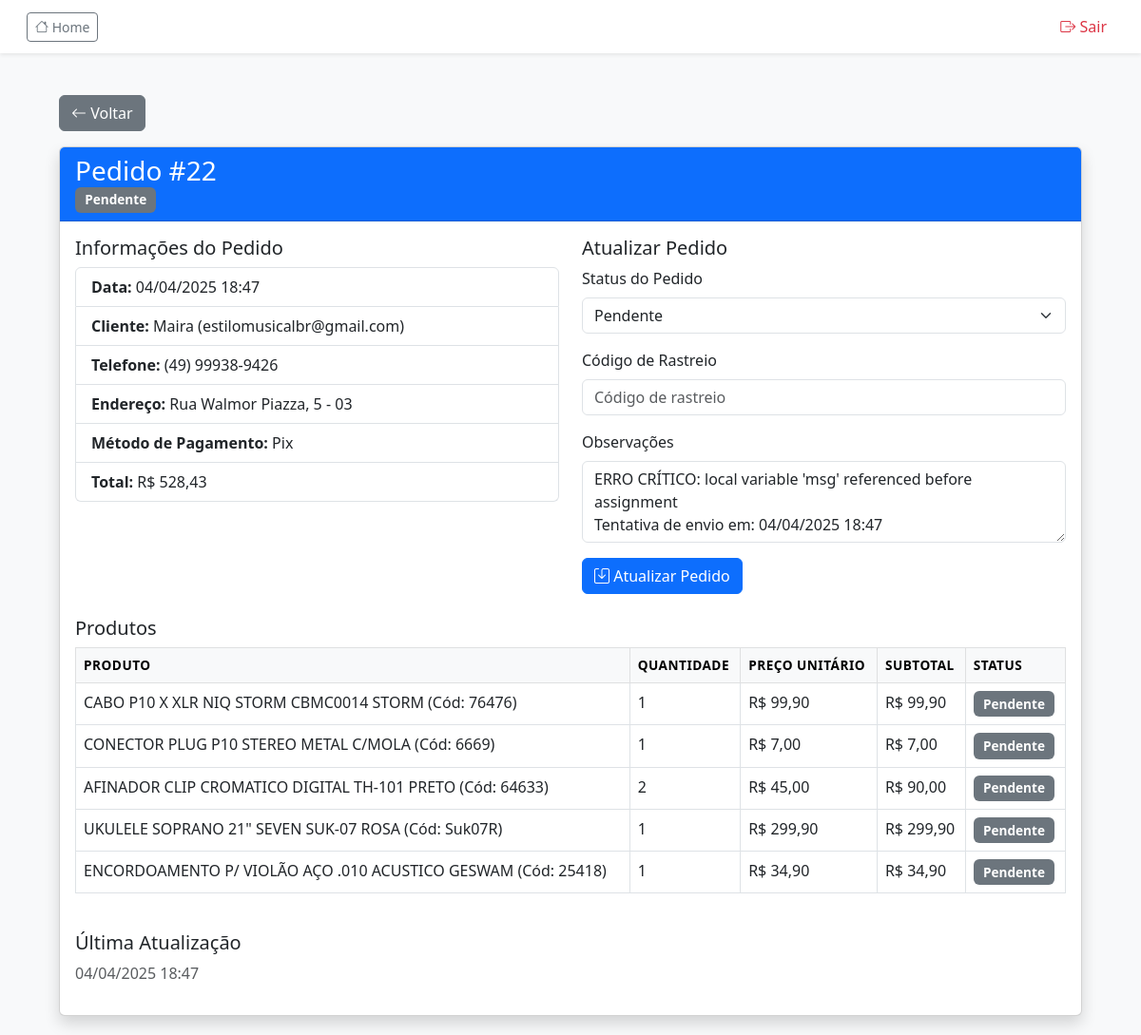
The page /admin/pedido/22 (signed in) on the database its author committed.
### app.py (models this page shows)
class Pedido(db.Model):
    __tablename__ = 'pedidos'
    id = db.Column(db.Integer, primary_key=True)
    cliente_nome = db.Column(db.String(100), nullable=False)
    cliente_email = db.Column(db.String(100), nullable=False)
    cliente_telefone = db.Column(db.String(20), nullable=False)
    cliente_endereco = db.Column(db.String(200), nullable=False)
    total = db.Column(db.Float, nullable=False)
    total_sem_desconto = db.Column(db.Float, nullable=False)
    desconto_aplicado = db.Column(db.Float, default=0.0)
    data_pedido = db.Column(db.DateTime, default=datetime.utcnow)
    usuario_id = db.Column(db.Integer, db.ForeignKey('users.id'), nullable=True)
    status = db.Column(db.String(20), default='pendente', nullable=False)
    observacoes = db.Column(db.Text, default='')  # Set default to empty string
    data_atualizacao = db.Column(db.DateTime, onupdate=datetime.utcnow)
    metodo_pagamento = db.Column(db.String(50), nullable=False)
    status_pagamento = db.Column(db.String(20), default='pendente')
    codigo_rastreio = db.Column(db.String(50))
    dados_pagamento = db.Column(db.Text)
    codigo_prime_utilizado = db.Column(db.String(50))
    valor_frete = db.Column(db.Float, default=0.0)  # Adicione este campo
    email_enviado = db.Column(db.Boolean, default=False)
    itens = db.relationship('ItemPedido', backref='pedido', lazy=True)
    comissoes = db.relationship('Comissao', back_populates='pedido', lazy=True)

class ItemPedido(db.Model):
    __tablename__ = 'itens_pedido'
    id = db.Column(db.Integer, primary_key=True)
    produto_codigo = db.Column(db.String(50), nullable=False)
    produto_nome = db.Column(db.String(200), nullable=False)
    quantidade = db.Column(db.Integer, nullable=False)
    preco_unitario = db.Column(db.Float, nullable=False)
    pedido_id = db.Column(db.Integer, db.ForeignKey('pedidos.id'), nullable=False)
    status = db.Column(db.String(20), default='pendente', nullable=False)

### app.py (the view)
@app.route('/admin/pedido/<int:pedido_id>')
@login_required
def admin_pedido_detalhes(pedido_id):
    if not current_user.is_admin:
        abort(403)
    pedido = Pedido.query.get_or_404(pedido_id)
    return render_template('admin_pedido_detalhes.html', pedido=pedido)

### app.py (called while the page is built)
@login_manager.user_loader
def load_user(user_id):
    return db.session.get(User, int(user_id))

@app.context_processor
def inject_cart_total():
    cart_total = sum(item['quantidade'] for item in session.get('carrinho', {}).values())
    return {'cart_total_items': cart_total}

@app.before_request
def proteger_sessao():
    session.modified = True
    if 'carrinho' not in session:
        session['carrinho'] = {}

@app.template_filter('brl')
def format_brl(value):
    try:
        return f'R$ {float(value):,.2f}'.replace(',', 'v').replace('.', ',').replace('v', '.')
    except (ValueError, TypeError):
        return 'R$ 0,00'

@app.context_processor
def inject_obter_estoque_produto():
    return {'obter_estoque_produto': obter_estoque_produto}

### templates/admin_pedido_detalhes.html (shortened to what this page needs)
{% extends "base.html" %}
{% block content %}
<div class="container mt-4">
    <a href="{{ url_for('admin_pedidos') }}" class="btn btn-secondary mb-3">
        <i class="bi bi-arrow-left"></i> Voltar
    </a>
    <div class="card shadow">
        <div class="card-header bg-primary text-white">
            <h3 class="mb-0">Pedido #{{ pedido.id }}</h3>
            <span class="badge bg-{{
                'secondary' if pedido.status == 'pendente'
                else 'info' if pedido.status == 'processando'
                else 'primary' if pedido.status == 'enviado'
                else 'success' if pedido.status == 'entregue'
                else 'danger'
            }}">
                {{ pedido.status|title }}
            </span>
        </div>
        <div class="card-body">
            <div class="row mb-4">
                <div class="col-md-6">
                    <h5>Informações do Pedido</h5>
                    <ul class="list-group">
                        <li class="list-group-item">
                            <strong>Data:</strong> {{ pedido.data_pedido.strftime('%d/%m/%Y %H:%M') }}
                        </li>
                        <li class="list-group-item">
                            <strong>Cliente:</strong> {{ pedido.cliente_nome }} ({{ pedido.cliente_email }})
                        </li>
                        <li class="list-group-item">
                            <strong>Telefone:</strong> {{ pedido.cliente_telefone }}
                        </li>
                        <li class="list-group-item">
                            <strong>Endereço:</strong> {{ pedido.cliente_endereco }}
                        </li>
                        <li class="list-group-item">
                            <strong>Método de Pagamento:</strong> {{ pedido.metodo_pagamento or 'Não informado' }}
                        </li>
                        <li class="list-group-item">
                            <strong>Total:</strong> {{ pedido.total|brl }}
                        </li>
                    </ul>
                </div>
                <div class="col-md-6">
                    <h5>Atualizar Pedido</h5>
                    <form method="POST" action="{{ url_for('atualizar_status_pedido', pedido_id=pedido.id) }}">
                        <div class="mb-3">
                            <label class="form-label">Status do Pedido</label>
                            <select name="status" class="form-select">
                                {% for status in ['pendente', 'processando', 'enviado', 'entregue', 'cancelado'] %}
                                    <option value="{{ status }}" {% if pedido.status == status %}selected{% endif %}>
                                        {{ status|title }}
                                    </option>
                                {% endfor %}
                            </select>
                        </div>
                        <div class="mb-3">
                            <label class="form-label">Código de Rastreio</label>
                            <input type="text" name="codigo_rastreio" class="form-control"
                                   value="{{ pedido.codigo_rastreio or '' }}" placeholder="Código de rastreio">
                        </div>
                        <div class="mb-3">
                            <label class="form-label">Observações</label>
                            <textarea name="observacoes" class="form-control" rows="3"
                                      placeholder="Adicionar observações...">{{ pedido.observacoes or '' }}</textarea>
                        </div>
                        <button type="submit" class="btn btn-primary">
                            <i class="bi bi-save"></i> Atualizar Pedido
                        </button>
                    </form>
                </div>
            </div>
            <h5 class="mt-4">Produtos</h5>
            <div class="table-responsive">
<table class="table table-bordered">
    <thead class="table-light">
        <tr>
            <th>Produto</th>
            <th>Quantidade</th>
            <th>Preço Unitário</th>
            <th>Subtotal</th>
            <th>Status</th>
        </tr>
    </thead>
    <tbody>
        {% for item in pedido.itens %}
        <tr>
            <td>{{ item.produto_nome }} (Cód: {{ item.produto_codigo }})</td>
            <td>{{ item.quantidade }}</td>
            <td>{{ item.preco_unitario|brl }}</td>
            <td>{{ (item.quantidade * item.preco_unitario)|brl }}</td>
            <td>
                <span class="badge bg-{{
                    'secondary' if item.status == 'pendente'
                    else 'info' if item.status == 'processando'
                    else 'primary' if item.status == 'enviado'
                    else 'success' if item.status == 'entregue'
                    else 'danger'
                }}">
                    {{ item.status|title }}
                </span>
            </td>
        </tr>
        {% endfor %}
    </tbody>
</table>
            </div>
            {% if pedido.data_atualizacao %}
            <div class="mt-4">
                <h5>Última Atualização</h5>
                <p class="text-muted">
                    {{ pedido.data_atualizacao.strftime('%d/%m/%Y %H:%M') }}
                </p>
            </div>
            {% endif %}
        </div>
    </div>
</div>
{% endblock %}

### templates/admin_pedido_detalhes.html (style rules this page uses)
.badge { font-size: 0.85rem; padding: 0.5em 0.75em; }
.bg-secondary { background-color: #6c757d !important; }
.bg-primary { background-color: #0d6efd !important; }
.table th { font-weight: 600; font-size: 0.85rem; text-transform: uppercase; letter-spacing: 0.5px; }

### rows shown on the page
Pedido: id "22", status "Pendente", data_pedido "04/04/2025 18:47", cliente_nome "Maira", cliente_email "estilomusicalbr@gmail.com", cliente_telefone "(49) 99938-9426", cliente_endereco "Rua Walmor Piazza, 5 - 03", metodo_pagamento "Pix", total|brl "R$ 528,43", observacoes "ERRO CRÍTICO: local variable 'msg' referenced before assignment Tentativa de envio em: 04/04/2025 18:47", data_atualizacao "04/04/2025 18:47"
ItemPedido: produto_nome "CABO P10 X XLR NIQ STORM CBMC0014 STORM", produto_codigo "76476", quantidade "1", preco_unitario|brl "R$ 99,90", (item.quantidade*item.preco_unitario)|brl "R$ 99,90", status "Pendente"
ItemPedido: produto_nome "CONECTOR PLUG P10 STEREO METAL C/MOLA", produto_codigo "6669", quantidade "1", preco_unitario|brl "R$ 7,00", (item.quantidade*item.preco_unitario)|brl "R$ 7,00", status "Pendente"
ItemPedido: produto_nome "AFINADOR CLIP CROMATICO DIGITAL TH-101 PRETO", produto_codigo "64633", quantidade "2", preco_unitario|brl "R$ 45,00", (item.quantidade*item.preco_unitario)|brl "R$ 90,00", status "Pendente"
ItemPedido: produto_nome "UKULELE SOPRANO 21\" SEVEN SUK-07 ROSA", produto_codigo "Suk07R", quantidade "1", preco_unitario|brl "R$ 299,90", (item.quantidade*item.preco_unitario)|brl "R$ 299,90", status "Pendente"
ItemPedido: produto_nome "ENCORDOAMENTO P/ VIOLÃO AÇO .010 ACUSTICO GESWAM", produto_codigo "25418", quantidade "1", preco_unitario|brl "R$ 34,90", (item.quantidade*item.preco_unitario)|brl "R$ 34,90", status "Pendente"
